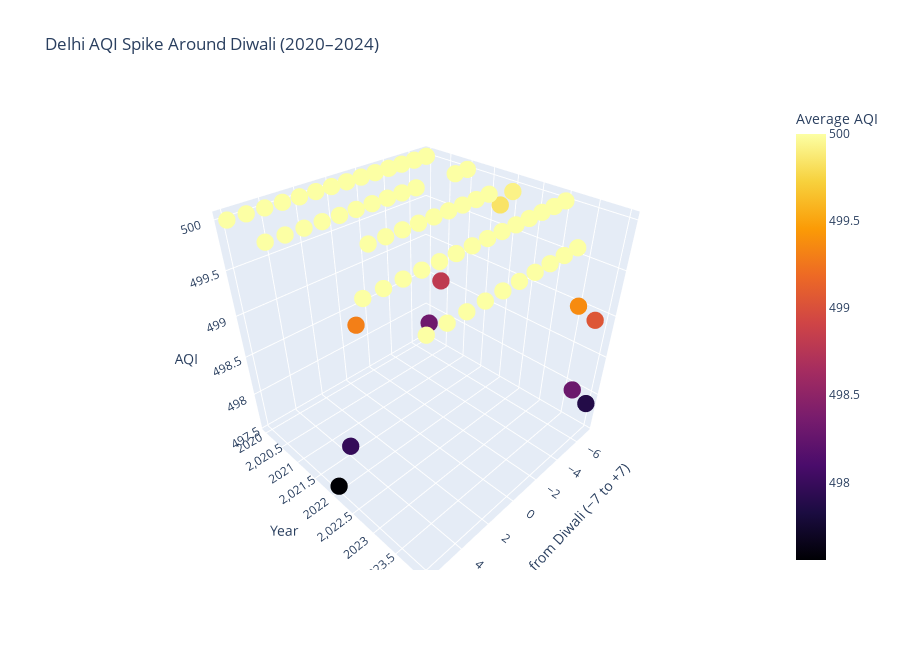

This figure's notebook cell:
### Code cell
import plotly.express as px

fig = px.scatter_3d(
    diwali_daily,
    x="day_from_diwali",
    y="diwali_year",
    z="aqi",
    color="aqi",
    color_continuous_scale="Inferno",
    labels={
        "day_from_diwali": "Days from Diwali",
        "diwali_year": "Year",
        "aqi": "Average AQI"
    },
    title="Delhi AQI Spike Around Diwali (2020–2024)"
)

fig.update_traces(marker=dict(size=6))
fig.update_layout(
    height=650,
    scene=dict(
        xaxis=dict(title="Days from Diwali (−7 to +7)"),
        yaxis=dict(title="Year"),
        zaxis=dict(title="AQI")
    )
)

fig.show()

### Figure 1 — Plotly figure (JSON) as saved in the notebook; plotly's stock layout.template omitted (floating-point values rounded to 4 significant figures)
{"data": [{"hovertemplate": "Days from Diwali=%{x}<br>Year=%{y}<br>Average AQI=%{marker.color}<extra></extra>", "legendgroup": "", "marker": {"color": [500.0, 500.0, 500.0, 500.0, 500.0, 500.0, 500.0, 500.0, 500.0, 500.0, 500.0, 500.0, 500.0, 500.0, 500.0, 500.0, 498.8, 498.3, 500.0, 500.0, 500.0, 500.0, 500.0, 500.0, 500.0, 500.0, 500.0, 500.0, 499.9, 499.8, 500.0, 500.0, 500.0, 500.0, 500.0, 500.0, 500.0, 500.0, 500.0, 499.3, 498.0, 497.6, 500.0, 500.0, 500.0, 500.0, 500.0, 500.0, 500.0, 500.0, 500.0, 500.0, 500.0, 500.0, 500.0, 500.0, 497.9, 499.0, 498.3, 499.4, 500.0, 500.0, 500.0, 500.0, 500.0, 500.0, 500.0, 500.0, 500.0, 500.0], "coloraxis": "coloraxis", "size": 6, "symbol": "circle"}, "mode": "markers", "name": "", "scene": "scene", "showlegend": false, "type": "scatter3d", "x": [-7, -6, -5, -4, -3, -2, -1, 0, 1, 2, 3, 4, 5, 6, -7, -6, -5, -4, -3, -2, -1, 0, 1, 2, 3, 4, 5, 6, -7, -6, -5, -4, -3, -2, -1, 0, 1, 2, 3, 4, 5, 6, -7, -6, -5, -4, -3, -2, -1, 0, 1, 2, 3, 4, 5, 6, -7, -6, -5, -4, -3, -2, -1, 0, 1, 2, 3, 4, 5, 6], "y": [2020, 2020, 2020, 2020, 2020, 2020, 2020, 2020, 2020, 2020, 2020, 2020, 2020, 2020, 2021, 2021, 2021, 2021, 2021, 2021, 2021, 2021, 2021, 2021, 2021, 2021, 2021, 2021, 2022, 2022, 2022, 2022, 2022, 2022, 2022, 2022, 2022, 2022, 2022, 2022, 2022, 2022, 2023, 2023, 2023, 2023, 2023, 2023, 2023, 2023, 2023, 2023, 2023, 2023, 2023, 2023, 2024, 2024, 2024, 2024, 2024, 2024, 2024, 2024, 2024, 2024, 2024, 2024, 2024, 2024], "z": [500.0, 500.0, 500.0, 500.0, 500.0, 500.0, 500.0, 500.0, 500.0, 500.0, 500.0, 500.0, 500.0, 500.0, 500.0, 500.0, 498.8, 498.3, 500.0, 500.0, 500.0, 500.0, 500.0, 500.0, 500.0, 500.0, 500.0, 500.0, 499.9, 499.8, 500.0, 500.0, 500.0, 500.0, 500.0, 500.0, 500.0, 500.0, 500.0, 499.3, 498.0, 497.6, 500.0, 500.0, 500.0, 500.0, 500.0, 500.0, 500.0, 500.0, 500.0, 500.0, 500.0, 500.0, 500.0, 500.0, 497.9, 499.0, 498.3, 499.4, 500.0, 500.0, 500.0, 500.0, 500.0, 500.0, 500.0, 500.0, 500.0, 500.0]}], "layout": {"coloraxis": {"colorbar": {"title": {"text": "Average AQI"}}, "colorscale": [[0, "#000004"], [0.1111, "#1b0c41"], [0.2222, "#4a0c6b"], [0.3333, "#781c6d"], [0.4444, "#a52c60"], [0.5556, "#cf4446"], [0.6667, "#ed6925"], [0.7778, "#fb9b06"], [0.8889, "#f7d13d"], [1, "#fcffa4"]]}, "height": 650, "legend": {"tracegroupgap": 0}, "scene": {"domain": {"x": [0, 1], "y": [0, 1]}, "xaxis": {"title": {"text": "Days from Diwali (−7 to +7)"}}, "yaxis": {"title": {"text": "Year"}}, "zaxis": {"title": {"text": "AQI"}}}, "title": {"text": "Delhi AQI Spike Around Diwali (2020–2024)"}}}
